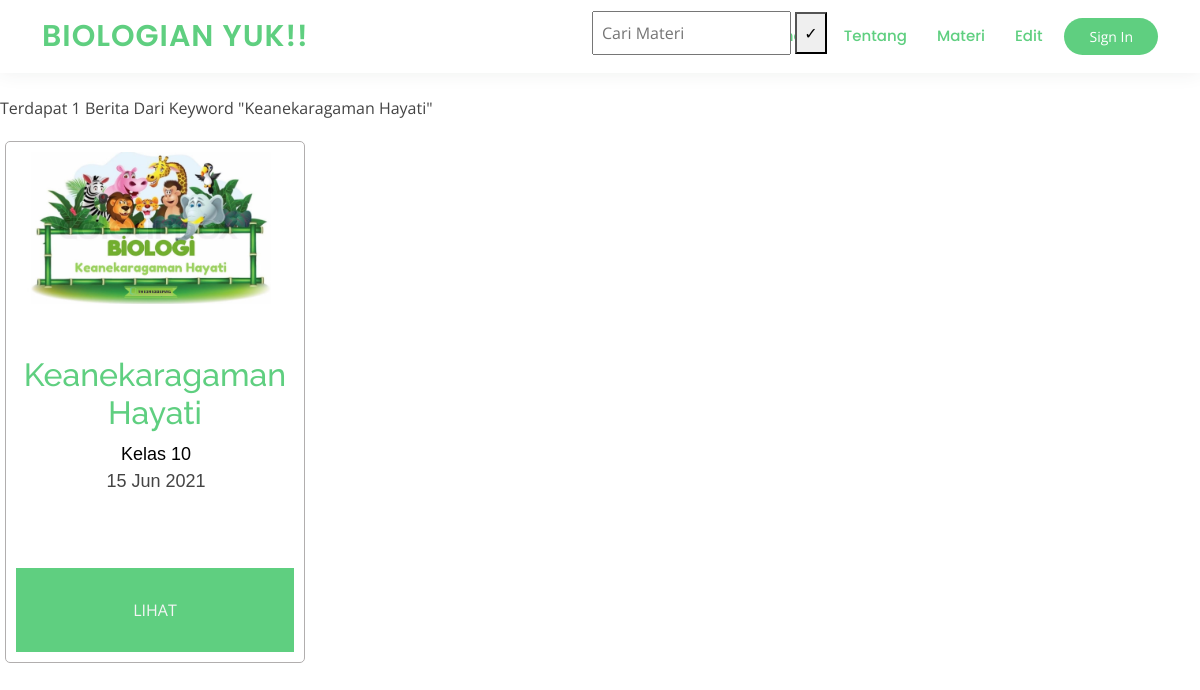
The page /cari.php?txt_cari=Keanekaragaman Hayati on the database its author committed.
### tables this page shows
CREATE TABLE `materi` (
  `id_materi` int(5) NOT NULL,
  `judul_materi` varchar(100) NOT NULL,
  `isi_materi` text NOT NULL,
  `id_kategori` int(5) NOT NULL,
  `gambar_materi` varchar(150) NOT NULL,
  `tanggal_materi` timestamp NOT NULL DEFAULT current_timestamp() ON UPDATE current_timestamp()
);

CREATE TABLE `kategori` (
  `id_kategori` int(5) NOT NULL,
  `nama_kategori` varchar(50) NOT NULL
);

### function.libs.php (called while the page is built)
<?php
function tanggal($tgl){
    $bulan = array('','','Jan','Feb','Mar','Apr','Jun','Jul','Agu','Sep','Okt','Nov','Des');
    $tg = substr($tgl,8,2);
    $bl = substr($tgl,5,2);
    $th = substr($tgl,0,4);
    return $tg.' '.$bulan[(int)$bl].' '.$th;
}

### cari.php (the view, shortened to what this page needs)
<?php
require "header.php";
require "function.libs.php";
$koneksi = mysqli_connect("localhost", "root", "", "database_user");
$key = '%'.$_GET['txt_cari'].'%';
$sql1 = "SELECT * FROM materi LEFT JOIN kategori ON materi.id_kategori = kategori.id_kategori where judul_materi like '$key'";
$query1 = mysqli_query($koneksi,$sql1);
$data = mysqli_fetch_assoc($query1);
$row = mysqli_num_rows($query1);
?>
<p>Terdapat <?=$row;?> Berita Dari Keyword "<?=$_GET['txt_cari'];?>"</p>
<?php do{ ?>
<div class="grid">
    <div class="cover-grid-news">
        <img src="<?=$data['gambar_materi'];?>" width="270px">
    </div>
    <br>
    <div class="judul">
        <h2><a href="lihat_materi.php?id=<?=$data['id_materi'];?>"><?=$data['judul_materi'];?></a></h2>
    </div>
    <div class="attr">
        <ul>
            <li><a href="kategori.php?id=<?=$data['id_kategori'];?>"><?=$data['nama_kategori'];?></a></li>
            <li><?=tanggal($data['tanggal_materi']);?></li>
        </ul>
    </div>
    <div class="breadcrumbs" style="list-style: none;">
        <a style="color: whitesmoke;" href="lihat_materi.php?id=<?=$data['id_materi'];?>">LIHAT</a>
    </div>
</div>
<?php }while($data = mysqli_fetch_assoc($query1)); ?>

### assets/css/style.css (style rules this page uses)
a { color: #5fcf80; text-decoration: none; }
h1, h2, h3, h4, h5, h6 { font-family: "Raleway", sans-serif; }
.breadcrumbs { margin-top: 73px; text-align: center; background: #5fcf80; padding: 30px 0; color: #fff; }

### cari.php (style rules this page uses)
.grid { width: 300px; padding: 10px; border: 1px solid #b1aeae; border-radius: 5px; float: left; margin: 5px; }
.cover-grid-news { height: 180px; width: 100px; }
.judul { text-align: center; }
.attr ul li { list-style: none; font-size: 18px; font-family: Arial, Helvetica, sans-serif; margin-left: -30px; text-align: center; }
.attr ul li a { text-decoration: none; color: black; }

### rows shown on the page
materi: gambar_materi (picture), judul_materi "Keanekaragaman Hayati", id_kategori.nama_kategori "Kelas 10", tanggal_materi "15 Jun 2021"

### other values the page prints
$row "1"
$_GET['txt_cari'] "Keanekaragaman Hayati"
